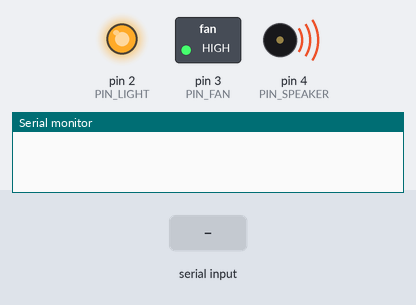
Simulated run of this sketch. Board: Arduino Uno, built with avr-gcc and run on an emulated ATmega328P. On the bench: switched loads named in the sketch (green lamp = pin HIGH), output pins drawn as LEDs (lit = HIGH), buzzer (waves = sounding, pin HIGH), the last lines printed to the serial monitor. Inputs (shaded band) come from the test bench.

Above: at 1.2 s.
1.3 s: "1\n" received over Serial
At 2.2 s:
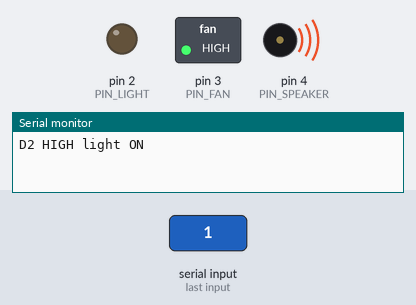
2.8 s: byte 51 ('3') received over Serial
At 3.3 s:
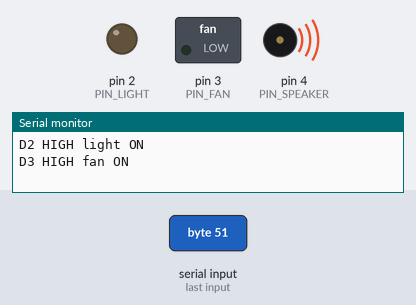
4.3 s: byte 50 ('2') received over Serial
At 5.5 s:
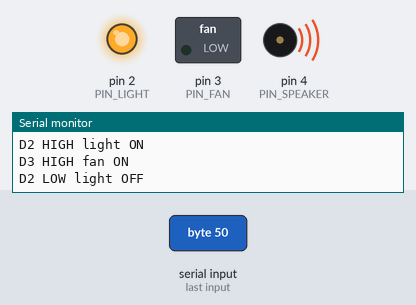
5.8 s: byte 53 ('5') received over Serial
At 6.8 s:
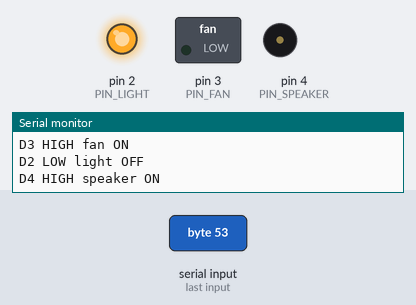
7.3 s: byte 52 ('4') received over Serial
At 7.9 s:
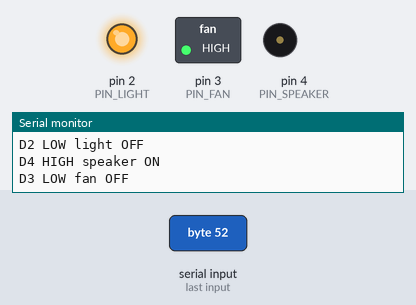
8.8 s: byte 49 ('1') received over Serial
At 9.1 s:
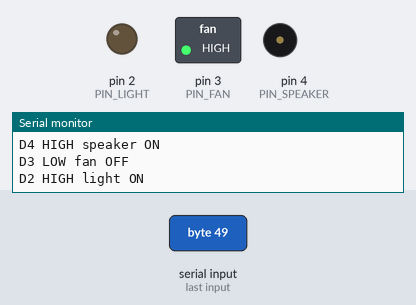
Timing chart, 0 to 11.3 s (numbered marks = the images above; inputs shaded):
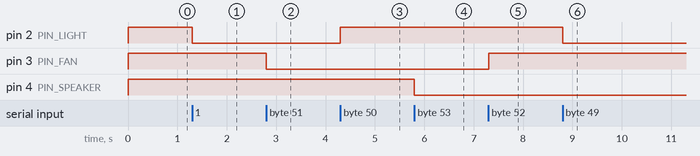

The sketch:

arduino_relay.ino
```cpp
/*
  SignHome — Arduino Uno R3 + 5V relay module
  Baud: 9600
  ASCII: '1' light ON  '2' light OFF
         '3' fan ON    '4' fan OFF
         '5' speaker toggle
  Most 5V relay boards are ACTIVE LOW (IN LOW = coil on).
*/

const int PIN_LIGHT = 2;
const int PIN_FAN = 3;
const int PIN_SPEAKER = 4;
const bool ACTIVE_LOW = true;

bool speakerOn = false;

void setRelay(int pin, bool on) {
  digitalWrite(pin, ACTIVE_LOW ? (on ? LOW : HIGH) : (on ? HIGH : LOW));
}

void setup() {
  pinMode(PIN_LIGHT, OUTPUT);
  pinMode(PIN_FAN, OUTPUT);
  pinMode(PIN_SPEAKER, OUTPUT);
  setRelay(PIN_LIGHT, false);
  setRelay(PIN_FAN, false);
  setRelay(PIN_SPEAKER, false);
  Serial.begin(9600);
}

void loop() {
  if (!Serial.available()) return;
  char c = Serial.read();
  if (c == '\r' || c == '\n') return;

  switch (c) {
    case '1':
      setRelay(PIN_LIGHT, true);
      Serial.println("D2 HIGH light ON");
      break;
    case '2':
      setRelay(PIN_LIGHT, false);
      Serial.println("D2 LOW light OFF");
      break;
    case '3':
      setRelay(PIN_FAN, true);
      Serial.println("D3 HIGH fan ON");
      break;
    case '4':
      setRelay(PIN_FAN, false);
      Serial.println("D3 LOW fan OFF");
      break;
    case '5':
      speakerOn = !speakerOn;
      setRelay(PIN_SPEAKER, speakerOn);
      Serial.print("D4 ");
      Serial.println(speakerOn ? "HIGH speaker ON" : "LOW speaker OFF");
      break;
    default:
      break;
  }
}
```

Measured:
- after the input at 1.3 s, pin 2 (PIN_LIGHT): HIGH → LOW at once
- after the input at 2.8 s, pin 3 (PIN_FAN): HIGH → LOW at once
- after the input at 4.3 s, pin 2 (PIN_LIGHT): LOW → HIGH at once
- after the input at 5.8 s, pin 4 (PIN_SPEAKER): HIGH → LOW at once
- after the input at 7.3 s, pin 3 (PIN_FAN): LOW → HIGH at once
- after the input at 8.8 s, pin 2 (PIN_LIGHT): HIGH → LOW at once
